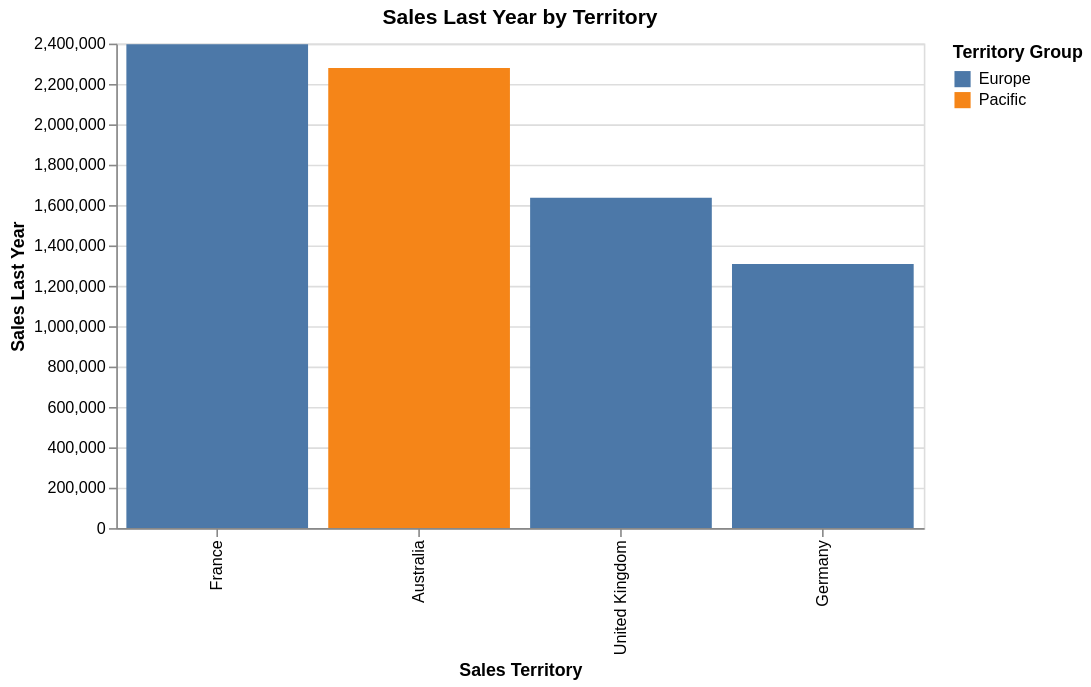

The cell this chart's notebook holds for it:
### Code cell
alt.Chart(df).mark_bar().encode(
    x=alt.X("name:N", title="Sales Territory", sort="-y"),
    y=alt.Y("sales_last_year:Q", title="Sales Last Year"),
    color=alt.Color("group:N", title="Territory Group"),
    tooltip=["name", "CountryRegionCode", "group", "sales_last_year"]
).properties(
    title="Sales Last Year by Territory",
    width=500,
    height=300
)

### Figure 1 — Vega-Lite specification as saved in the notebook (floating-point values rounded to 4 significant figures)
{"config": {"view": {"continuousWidth": 300, "continuousHeight": 300}}, "data": {"name": "data-2adf3b09542836d409a6ab31da51bce5"}, "mark": {"type": "bar"}, "encoding": {"color": {"field": "group", "title": "Territory Group", "type": "nominal"}, "tooltip": [{"field": "name", "type": "nominal"}, {"field": "CountryRegionCode", "type": "nominal"}, {"field": "group", "type": "nominal"}, {"field": "sales_last_year", "type": "quantitative"}], "x": {"field": "name", "sort": "-y", "title": "Sales Territory", "type": "nominal"}, "y": {"field": "sales_last_year", "title": "Sales Last Year", "type": "quantitative"}}, "height": 300, "title": "Sales Last Year by Territory", "width": 500, "$schema": "https://vega.github.io/schema/vega-lite/v5.20.1.json", "datasets": {"data-2adf3b09542836d409a6ab31da51bce5": [{"territory_id": "0ad4c625-bb65-4376-8a41-0a65719b0db8", "name": "France", "CountryRegionCode": "FR", "group": "Europe", "sales_ytd": 4772000.0, "sales_last_year": 2397000.0, "cost_ytd": 0.0, "cost_last_year": 0.0}, {"territory_id": "25d73ad2-9e13-410b-8b0d-5f26e2b9e4f2", "name": "Germany", "CountryRegionCode": "DE", "group": "Europe", "sales_ytd": 3805000.0, "sales_last_year": 1308000.0, "cost_ytd": 0.0, "cost_last_year": 0.0}, {"territory_id": "2ac923e9-3043-4f5e-bae0-ad28089bf187", "name": "Australia", "CountryRegionCode": "AU", "group": "Pacific", "sales_ytd": 5978000.0, "sales_last_year": 2279000.0, "cost_ytd": 0.0, "cost_last_year": 0.0}, {"territory_id": "e0e3bac4-790e-4617-84b3-be0c2bdb7070", "name": "United Kingdom", "CountryRegionCode": "GB", "group": "Europe", "sales_ytd": 5013000.0, "sales_last_year": 1636000.0, "cost_ytd": 0.0, "cost_last_year": 0.0}]}}
